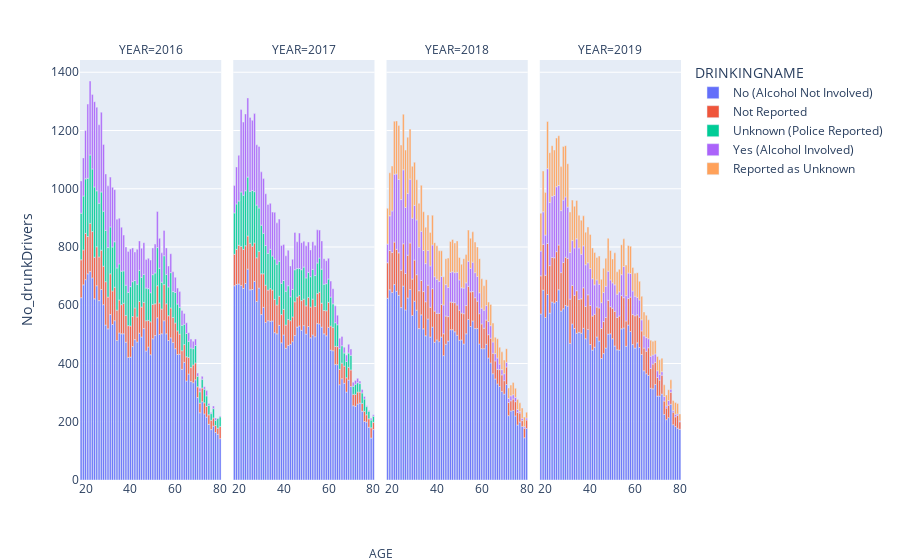

The notebook cell this image was saved under:
### Code cell
fig = px.bar(drunkDrivers_accidents, x='AGE', y='No_drunkDrivers', color='DRINKINGNAME', facet_col='YEAR')
fig.for_each_xaxis(lambda x: x.update({'title':''}))

fig.add_annotation(
    showarrow=False,
    xanchor='center',
    xref='paper',
    x=0.5,
    yref='paper',
    y=-0.2,
    text='AGE'
)
fig.show()

### Figure 1 — Plotly figure (JSON) as saved in the notebook; plotly's stock layout.template omitted (floating-point values rounded to 4 significant figures)
{"data": [{"alignmentgroup": "True", "hovertemplate": "DRINKINGNAME=No (Alcohol Not Involved)<br>YEAR=2016<br>AGE=%{x}<br>No_drunkDrivers=%{y}<extra></extra>", "legendgroup": "No (Alcohol Not Involved)", "marker": {"color": "#636efa", "pattern": {"shape": ""}}, "name": "No (Alcohol Not Involved)", "offsetgroup": "No (Alcohol Not Involved)", "orientation": "v", "showlegend": true, "textposition": "auto", "type": "bar", "x": [18, 19, 20, 21, 22, 23, 24, 25, 26, 27, 28, 29, 30, 31, 32, 33, 34, 35, 36, 37, 38, 39, 40, 41, 42, 43, 44, 45, 46, 47, 48, 49, 50, 51, 52, 53, 54, 55, 56, 57, 58, 59, 60, 61, 62, 63, 64, 65, 66, 67, 68, 69, 70, 71, 72, 73, 74, 75, 76, 77, 78, 79, 80], "xaxis": "x", "y": [626, 670, 688, 708, 716, 694, 622, 667, 616, 654, 602, 532, 519, 568, 534, 547, 479, 505, 502, 502, 473, 421, 422, 458, 482, 474, 504, 491, 520, 443, 457, 430, 485, 496, 557, 500, 502, 547, 502, 479, 488, 472, 451, 431, 432, 380, 404, 340, 364, 338, 334, 344, 283, 231, 269, 227, 216, 191, 173, 185, 163, 157, 142], "yaxis": "y"}, {"alignmentgroup": "True", "hovertemplate": "DRINKINGNAME=No (Alcohol Not Involved)<br>YEAR=2017<br>AGE=%{x}<br>No_drunkDrivers=%{y}<extra></extra>", "legendgroup": "No (Alcohol Not Involved)", "marker": {"color": "#636efa", "pattern": {"shape": ""}}, "name": "No (Alcohol Not Involved)", "offsetgroup": "No (Alcohol Not Involved)", "orientation": "v", "showlegend": false, "textposition": "auto", "type": "bar", "x": [18, 19, 20, 21, 22, 23, 24, 25, 26, 27, 28, 29, 30, 31, 32, 33, 34, 35, 36, 37, 38, 39, 40, 41, 42, 43, 44, 45, 46, 47, 48, 49, 50, 51, 52, 53, 54, 55, 56, 57, 58, 59, 60, 61, 62, 63, 64, 65, 66, 67, 68, 69, 70, 71, 72, 73, 74, 75, 76, 77, 78, 79, 80], "xaxis": "x2", "y": [667, 671, 673, 668, 658, 675, 724, 653, 654, 682, 613, 659, 568, 593, 541, 547, 545, 546, 506, 502, 531, 471, 498, 452, 462, 466, 475, 496, 525, 529, 514, 530, 501, 527, 488, 498, 492, 537, 536, 525, 502, 495, 524, 446, 444, 397, 396, 327, 348, 332, 302, 343, 321, 255, 253, 261, 264, 236, 201, 199, 181, 144, 173], "yaxis": "y2"}, {"alignmentgroup": "True", "hovertemplate": "DRINKINGNAME=No (Alcohol Not Involved)<br>YEAR=2018<br>AGE=%{x}<br>No_drunkDrivers=%{y}<extra></extra>", "legendgroup": "No (Alcohol Not Involved)", "marker": {"color": "#636efa", "pattern": {"shape": ""}}, "name": "No (Alcohol Not Involved)", "offsetgroup": "No (Alcohol Not Involved)", "orientation": "v", "showlegend": false, "textposition": "auto", "type": "bar", "x": [18, 19, 20, 21, 22, 23, 24, 25, 26, 27, 28, 29, 30, 31, 32, 33, 34, 35, 36, 37, 38, 39, 40, 41, 42, 43, 44, 45, 46, 47, 48, 49, 50, 51, 52, 53, 54, 55, 56, 57, 58, 59, 60, 61, 62, 63, 64, 65, 66, 67, 68, 69, 70, 71, 72, 73, 74, 75, 76, 77, 78, 79, 80], "xaxis": "x3", "y": [624, 653, 644, 671, 648, 634, 592, 666, 584, 625, 654, 565, 614, 583, 520, 567, 519, 495, 553, 491, 525, 473, 481, 475, 491, 427, 466, 477, 516, 516, 509, 497, 480, 481, 467, 502, 551, 527, 546, 520, 520, 467, 451, 451, 466, 419, 402, 365, 347, 330, 321, 304, 295, 328, 221, 237, 239, 220, 189, 199, 184, 145, 177], "yaxis": "y3"}, {"alignmentgroup": "True", "hovertemplate": "DRINKINGNAME=No (Alcohol Not Involved)<br>YEAR=2019<br>AGE=%{x}<br>No_drunkDrivers=%{y}<extra></extra>", "legendgroup": "No (Alcohol Not Involved)", "marker": {"color": "#636efa", "pattern": {"shape": ""}}, "name": "No (Alcohol Not Involved)", "offsetgroup": "No (Alcohol Not Involved)", "orientation": "v", "showlegend": false, "textposition": "auto", "type": "bar", "x": [18, 19, 20, 21, 22, 23, 24, 25, 26, 27, 28, 29, 30, 31, 32, 33, 34, 35, 36, 37, 38, 39, 40, 41, 42, 43, 44, 45, 46, 47, 48, 49, 50, 51, 52, 53, 54, 55, 56, 57, 58, 59, 60, 61, 62, 63, 64, 65, 66, 67, 68, 69, 70, 71, 72, 73, 74, 75, 76, 77, 78, 79, 80], "xaxis": "x4", "y": [570, 652, 558, 637, 573, 611, 608, 613, 653, 580, 588, 599, 597, 469, 536, 520, 504, 507, 504, 521, 485, 517, 465, 446, 456, 491, 477, 417, 434, 453, 501, 502, 485, 460, 447, 446, 519, 522, 459, 532, 510, 465, 453, 471, 455, 431, 375, 365, 359, 315, 313, 328, 288, 288, 295, 225, 207, 214, 260, 190, 184, 178, 174], "yaxis": "y4"}, {"alignmentgroup": "True", "hovertemplate": "DRINKINGNAME=Not Reported<br>YEAR=2016<br>AGE=%{x}<br>No_drunkDrivers=%{y}<extra></extra>", "legendgroup": "Not Reported", "marker": {"color": "#EF553B", "pattern": {"shape": ""}}, "name": "Not Reported", "offsetgroup": "Not Reported", "orientation": "v", "showlegend": true, "textposition": "auto", "type": "bar", "x": [18, 19, 20, 21, 22, 23, 24, 25, 26, 27, 28, 29, 30, 31, 32, 33, 34, 35, 36, 37, 38, 39, 40, 41, 42, 43, 44, 45, 46, 47, 48, 49, 50, 51, 52, 53, 54, 55, 56, 57, 58, 59, 60, 61, 62, 63, 64, 65, 66, 67, 68, 69, 70, 71, 72, 73, 74, 75, 76, 77, 78, 79, 80], "xaxis": "x", "y": [130, 120, 159, 128, 165, 159, 143, 134, 150, 135, 132, 149, 109, 140, 115, 115, 104, 113, 100, 105, 92, 109, 107, 103, 109, 86, 109, 103, 90, 104, 91, 113, 118, 109, 110, 108, 85, 124, 103, 85, 103, 86, 88, 81, 69, 64, 61, 83, 57, 48, 61, 58, 37, 33, 47, 38, 37, 33, 32, 28, 24, 21, 42], "yaxis": "y"}, {"alignmentgroup": "True", "hovertemplate": "DRINKINGNAME=Not Reported<br>YEAR=2017<br>AGE=%{x}<br>No_drunkDrivers=%{y}<extra></extra>", "legendgroup": "Not Reported", "marker": {"color": "#EF553B", "pattern": {"shape": ""}}, "name": "Not Reported", "offsetgroup": "Not Reported", "orientation": "v", "showlegend": false, "textposition": "auto", "type": "bar", "x": [18, 19, 20, 21, 22, 23, 24, 25, 26, 27, 28, 29, 30, 31, 32, 33, 34, 35, 36, 37, 38, 39, 40, 41, 42, 43, 44, 45, 46, 47, 48, 49, 50, 51, 52, 53, 54, 55, 56, 57, 58, 59, 60, 61, 62, 63, 64, 65, 66, 67, 68, 69, 70, 71, 72, 73, 74, 75, 76, 77, 78, 79, 80], "xaxis": "x2", "y": [108, 121, 133, 134, 134, 129, 114, 160, 149, 132, 150, 126, 140, 115, 128, 105, 112, 106, 114, 99, 100, 97, 88, 80, 89, 81, 85, 116, 103, 104, 102, 91, 97, 100, 106, 123, 104, 103, 109, 82, 80, 86, 86, 83, 80, 62, 62, 53, 53, 59, 49, 44, 57, 39, 41, 41, 38, 27, 35, 25, 29, 35, 25], "yaxis": "y2"}, {"alignmentgroup": "True", "hovertemplate": "DRINKINGNAME=Not Reported<br>YEAR=2018<br>AGE=%{x}<br>No_drunkDrivers=%{y}<extra></extra>", "legendgroup": "Not Reported", "marker": {"color": "#EF553B", "pattern": {"shape": ""}}, "name": "Not Reported", "offsetgroup": "Not Reported", "orientation": "v", "showlegend": false, "textposition": "auto", "type": "bar", "x": [18, 19, 20, 21, 22, 23, 24, 25, 26, 27, 28, 29, 30, 31, 32, 33, 34, 35, 36, 37, 38, 39, 40, 41, 42, 43, 44, 45, 46, 47, 48, 49, 50, 51, 52, 53, 54, 55, 56, 57, 58, 59, 60, 61, 62, 63, 64, 65, 66, 67, 68, 69, 70, 71, 72, 73, 74, 75, 76, 77, 78, 79, 80], "xaxis": "x3", "y": [122, 135, 137, 146, 144, 146, 128, 145, 125, 147, 160, 125, 141, 122, 130, 118, 128, 117, 116, 102, 132, 107, 91, 97, 112, 75, 97, 84, 95, 94, 100, 104, 103, 92, 104, 97, 114, 119, 101, 106, 94, 104, 85, 70, 83, 80, 85, 70, 62, 50, 58, 57, 46, 60, 45, 35, 39, 49, 43, 31, 20, 33, 29], "yaxis": "y3"}, {"alignmentgroup": "True", "hovertemplate": "DRINKINGNAME=Not Reported<br>YEAR=2019<br>AGE=%{x}<br>No_drunkDrivers=%{y}<extra></extra>", "legendgroup": "Not Reported", "marker": {"color": "#EF553B", "pattern": {"shape": ""}}, "name": "Not Reported", "offsetgroup": "Not Reported", "orientation": "v", "showlegend": false, "textposition": "auto", "type": "bar", "x": [18, 19, 20, 21, 22, 23, 24, 25, 26, 27, 28, 29, 30, 31, 32, 33, 34, 35, 36, 37, 38, 39, 40, 41, 42, 43, 44, 45, 46, 47, 48, 49, 50, 51, 52, 53, 54, 55, 56, 57, 58, 59, 60, 61, 62, 63, 64, 65, 66, 67, 68, 69, 70, 71, 72, 73, 74, 75, 76, 77, 78, 79, 80], "xaxis": "x4", "y": [131, 157, 145, 175, 163, 153, 155, 171, 154, 132, 159, 166, 164, 152, 132, 114, 146, 113, 118, 139, 111, 119, 134, 117, 113, 103, 114, 103, 110, 105, 116, 93, 105, 119, 111, 117, 114, 104, 87, 91, 118, 103, 111, 96, 104, 81, 78, 77, 95, 68, 85, 76, 64, 55, 65, 46, 40, 43, 41, 43, 33, 44, 26], "yaxis": "y4"}, {"alignmentgroup": "True", "hovertemplate": "DRINKINGNAME=Unknown (Police Reported)<br>YEAR=2016<br>AGE=%{x}<br>No_drunkDrivers=%{y}<extra></extra>", "legendgroup": "Unknown (Police Reported)", "marker": {"color": "#00cc96", "pattern": {"shape": ""}}, "name": "Unknown (Police Reported)", "offsetgroup": "Unknown (Police Reported)", "orientation": "v", "showlegend": true, "textposition": "auto", "type": "bar", "x": [18, 19, 20, 21, 22, 23, 24, 25, 26, 27, 28, 29, 30, 31, 32, 33, 34, 35, 36, 37, 38, 39, 40, 41, 42, 43, 44, 45, 46, 47, 48, 49, 50, 51, 52, 53, 54, 55, 56, 57, 58, 59, 60, 61, 62, 63, 64, 65, 66, 67, 68, 69, 70, 71, 72, 73, 74, 75, 76, 77, 78, 79, 80], "xaxis": "x", "y": [160, 185, 187, 200, 235, 215, 241, 192, 184, 200, 189, 176, 170, 161, 151, 156, 145, 124, 115, 111, 104, 114, 135, 120, 94, 112, 107, 102, 96, 112, 109, 100, 102, 106, 131, 119, 92, 99, 101, 99, 121, 89, 105, 92, 92, 87, 70, 80, 55, 67, 56, 60, 36, 39, 30, 47, 36, 32, 23, 32, 18, 34, 33], "yaxis": "y"}, {"alignmentgroup": "True", "hovertemplate": "DRINKINGNAME=Unknown (Police Reported)<br>YEAR=2017<br>AGE=%{x}<br>No_drunkDrivers=%{y}<extra></extra>", "legendgroup": "Unknown (Police Reported)", "marker": {"color": "#00cc96", "pattern": {"shape": ""}}, "name": "Unknown (Police Reported)", "offsetgroup": "Unknown (Police Reported)", "orientation": "v", "showlegend": false, "textposition": "auto", "type": "bar", "x": [18, 19, 20, 21, 22, 23, 24, 25, 26, 27, 28, 29, 30, 31, 32, 33, 34, 35, 36, 37, 38, 39, 40, 41, 42, 43, 44, 45, 46, 47, 48, 49, 50, 51, 52, 53, 54, 55, 56, 57, 58, 59, 60, 61, 62, 63, 64, 65, 66, 67, 68, 69, 70, 71, 72, 73, 74, 75, 76, 77, 78, 79, 80], "xaxis": "x2", "y": [142, 156, 152, 187, 186, 189, 202, 178, 191, 176, 181, 149, 167, 139, 136, 126, 135, 117, 139, 140, 120, 107, 99, 116, 116, 82, 94, 110, 98, 93, 106, 110, 96, 86, 104, 102, 106, 105, 117, 117, 90, 93, 80, 99, 81, 81, 75, 71, 60, 45, 56, 49, 50, 28, 35, 32, 29, 36, 42, 28, 26, 27, 21], "yaxis": "y2"}, {"alignmentgroup": "True", "hovertemplate": "DRINKINGNAME=Yes (Alcohol Involved)<br>YEAR=2016<br>AGE=%{x}<br>No_drunkDrivers=%{y}<extra></extra>", "legendgroup": "Yes (Alcohol Involved)", "marker": {"color": "#ab63fa", "pattern": {"shape": ""}}, "name": "Yes (Alcohol Involved)", "offsetgroup": "Yes (Alcohol Involved)", "orientation": "v", "showlegend": true, "textposition": "auto", "type": "bar", "x": [18, 19, 20, 21, 22, 23, 24, 25, 26, 27, 28, 29, 30, 31, 32, 33, 34, 35, 36, 37, 38, 39, 40, 41, 42, 43, 44, 45, 46, 47, 48, 49, 50, 51, 52, 53, 54, 55, 56, 57, 58, 59, 60, 61, 62, 63, 64, 65, 66, 67, 68, 69, 70, 71, 72, 73, 74, 75, 76, 77, 78, 79, 80], "xaxis": "x", "y": [111, 131, 166, 255, 254, 256, 293, 287, 270, 274, 229, 194, 212, 171, 205, 179, 167, 157, 151, 123, 131, 141, 129, 116, 98, 120, 101, 100, 109, 98, 104, 112, 92, 99, 124, 103, 101, 87, 91, 72, 65, 68, 52, 55, 54, 51, 37, 37, 30, 31, 25, 22, 11, 12, 10, 8, 18, 7, 4, 9, 8, 1, 3], "yaxis": "y"}, {"alignmentgroup": "True", "hovertemplate": "DRINKINGNAME=Yes (Alcohol Involved)<br>YEAR=2017<br>AGE=%{x}<br>No_drunkDrivers=%{y}<extra></extra>", "legendgroup": "Yes (Alcohol Involved)", "marker": {"color": "#ab63fa", "pattern": {"shape": ""}}, "name": "Yes (Alcohol Involved)", "offsetgroup": "Yes (Alcohol Involved)", "orientation": "v", "showlegend": false, "textposition": "auto", "type": "bar", "x": [18, 19, 20, 21, 22, 23, 24, 25, 26, 27, 28, 29, 30, 31, 32, 33, 34, 35, 36, 37, 38, 39, 40, 41, 42, 43, 44, 45, 46, 47, 48, 49, 50, 51, 52, 53, 54, 55, 56, 57, 58, 59, 60, 61, 62, 63, 64, 65, 66, 67, 68, 69, 70, 71, 72, 73, 74, 75, 76, 77, 78, 79, 80], "xaxis": "x2", "y": [94, 127, 157, 283, 251, 264, 272, 254, 241, 268, 207, 211, 183, 188, 178, 168, 158, 151, 160, 142, 145, 130, 124, 122, 122, 106, 104, 128, 92, 122, 93, 89, 110, 104, 92, 95, 104, 114, 96, 97, 88, 79, 71, 55, 52, 58, 33, 36, 32, 20, 22, 30, 22, 14, 13, 15, 9, 12, 9, 3, 3, 6, 5], "yaxis": "y2"}, {"alignmentgroup": "True", "hovertemplate": "DRINKINGNAME=Yes (Alcohol Involved)<br>YEAR=2018<br>AGE=%{x}<br>No_drunkDrivers=%{y}<extra></extra>", "legendgroup": "Yes (Alcohol Involved)", "marker": {"color": "#ab63fa", "pattern": {"shape": ""}}, "name": "Yes (Alcohol Involved)", "offsetgroup": "Yes (Alcohol Involved)", "orientation": "v", "showlegend": false, "textposition": "auto", "type": "bar", "x": [18, 19, 20, 21, 22, 23, 24, 25, 26, 27, 28, 29, 30, 31, 32, 33, 34, 35, 36, 37, 38, 39, 40, 41, 42, 43, 44, 45, 46, 47, 48, 49, 50, 51, 52, 53, 54, 55, 56, 57, 58, 59, 60, 61, 62, 63, 64, 65, 66, 67, 68, 69, 70, 71, 72, 73, 74, 75, 76, 77, 78, 79, 80], "xaxis": "x3", "y": [64, 119, 143, 233, 259, 252, 243, 254, 227, 212, 219, 209, 188, 188, 149, 169, 141, 131, 119, 142, 150, 118, 117, 110, 96, 99, 108, 100, 102, 105, 103, 112, 104, 87, 88, 78, 86, 81, 101, 86, 85, 72, 54, 62, 50, 45, 43, 39, 25, 39, 19, 18, 24, 16, 14, 17, 15, 15, 10, 5, 8, 5, 7], "yaxis": "y3"}, {"alignmentgroup": "True", "hovertemplate": "DRINKINGNAME=Yes (Alcohol Involved)<br>YEAR=2019<br>AGE=%{x}<br>No_drunkDrivers=%{y}<extra></extra>", "legendgroup": "Yes (Alcohol Involved)", "marker": {"color": "#ab63fa", "pattern": {"shape": ""}}, "name": "Yes (Alcohol Involved)", "offsetgroup": "Yes (Alcohol Involved)", "orientation": "v", "showlegend": false, "textposition": "auto", "type": "bar", "x": [18, 19, 20, 21, 22, 23, 24, 25, 26, 27, 28, 29, 30, 31, 32, 33, 34, 35, 36, 37, 38, 39, 40, 41, 42, 43, 44, 45, 46, 47, 48, 49, 50, 51, 52, 53, 54, 55, 56, 57, 58, 59, 60, 61, 62, 63, 64, 65, 66, 67, 68, 69, 70, 71, 72, 73, 74, 75, 76, 77, 78, 79, 80], "xaxis": "x4", "y": [85, 112, 138, 257, 217, 210, 214, 223, 204, 213, 214, 207, 176, 160, 154, 163, 178, 177, 153, 144, 143, 110, 127, 128, 101, 93, 81, 89, 100, 107, 100, 92, 87, 91, 80, 83, 72, 107, 87, 88, 81, 81, 67, 60, 59, 38, 42, 47, 31, 42, 31, 29, 23, 20, 12, 16, 7, 16, 11, 6, 9, 5, 3], "yaxis": "y4"}, {"alignmentgroup": "True", "hovertemplate": "DRINKINGNAME=Reported as Unknown<br>YEAR=2018<br>AGE=%{x}<br>No_drunkDrivers=%{y}<extra></extra>", "legendgroup": "Reported as Unknown", "marker": {"color": "#FFA15A", "pattern": {"shape": ""}}, "name": "Reported as Unknown", "offsetgroup": "Reported as Unknown", "orientation": "v", "showlegend": true, "textposition": "auto", "type": "bar", "x": [18, 19, 20, 21, 22, 23, 24, 25, 26, 27, 28, 29, 30, 31, 32, 33, 34, 35, 36, 37, 38, 39, 40, 41, 42, 43, 44, 45, 46, 47, 48, 49, 50, 51, 52, 53, 54, 55, 56, 57, 58, 59, 60, 61, 62, 63, 64, 65, 66, 67, 68, 69, 70, 71, 72, 73, 74, 75, 76, 77, 78, 79, 80], "xaxis": "x3", "y": [123, 148, 154, 182, 182, 185, 187, 191, 197, 193, 172, 178, 148, 138, 151, 158, 133, 125, 122, 115, 102, 117, 115, 105, 88, 97, 89, 101, 106, 111, 102, 108, 77, 81, 101, 97, 107, 103, 104, 105, 101, 117, 101, 84, 89, 67, 73, 65, 56, 66, 58, 61, 47, 47, 36, 37, 42, 31, 34, 30, 35, 33, 20], "yaxis": "y3"}, {"alignmentgroup": "True", "hovertemplate": "DRINKINGNAME=Reported as Unknown<br>YEAR=2019<br>AGE=%{x}<br>No_drunkDrivers=%{y}<extra></extra>", "legendgroup": "Reported as Unknown", "marker": {"color": "#FFA15A", "pattern": {"shape": ""}}, "name": "Reported as Unknown", "offsetgroup": "Reported as Unknown", "orientation": "v", "showlegend": false, "textposition": "auto", "type": "bar", "x": [18, 19, 20, 21, 22, 23, 24, 25, 26, 27, 28, 29, 30, 31, 32, 33, 34, 35, 36, 37, 38, 39, 40, 41, 42, 43, 44, 45, 46, 47, 48, 49, 50, 51, 52, 53, 54, 55, 56, 57, 58, 59, 60, 61, 62, 63, 64, 65, 66, 67, 68, 69, 70, 71, 72, 73, 74, 75, 76, 77, 78, 79, 80], "xaxis": "x4", "y": [130, 140, 146, 162, 171, 174, 156, 167, 171, 151, 184, 176, 149, 139, 139, 143, 132, 112, 117, 103, 112, 123, 117, 106, 111, 77, 97, 80, 83, 96, 113, 101, 82, 110, 77, 78, 103, 95, 105, 94, 94, 81, 79, 85, 64, 81, 82, 77, 65, 55, 47, 46, 49, 50, 46, 40, 38, 37, 32, 34, 40, 36, 24], "yaxis": "y4"}], "layout": {"annotations": [{"showarrow": false, "text": "YEAR=2016", "x": 0.1175, "xanchor": "center", "xref": "paper", "y": 1, "yanchor": "bottom", "yref": "paper"}, {"showarrow": false, "text": "YEAR=2017", "x": 0.3725, "xanchor": "center", "xref": "paper", "y": 1, "yanchor": "bottom", "yref": "paper"}, {"showarrow": false, "text": "YEAR=2018", "x": 0.6275, "xanchor": "center", "xref": "paper", "y": 1, "yanchor": "bottom", "yref": "paper"}, {"showarrow": false, "text": "YEAR=2019", "x": 0.8825, "xanchor": "center", "xref": "paper", "y": 1, "yanchor": "bottom", "yref": "paper"}, {"showarrow": false, "text": "AGE", "x": 0.5, "xanchor": "center", "xref": "paper", "y": -0.2, "yref": "paper"}], "barmode": "relative", "legend": {"title": {"text": "DRINKINGNAME"}, "tracegroupgap": 0}, "margin": {"t": 60}, "xaxis": {"anchor": "y", "domain": [0, 0.235], "title": {"text": ""}}, "xaxis2": {"anchor": "y2", "domain": [0.255, 0.49], "matches": "x", "title": {"text": ""}}, "xaxis3": {"anchor": "y3", "domain": [0.51, 0.745], "matches": "x", "title": {"text": ""}}, "xaxis4": {"anchor": "y4", "domain": [0.765, 1.0], "matches": "x", "title": {"text": ""}}, "yaxis": {"anchor": "x", "domain": [0, 1], "title": {"text": "No_drunkDrivers"}}, "yaxis2": {"anchor": "x2", "domain": [0, 1], "matches": "y", "showticklabels": false}, "yaxis3": {"anchor": "x3", "domain": [0, 1], "matches": "y", "showticklabels": false}, "yaxis4": {"anchor": "x4", "domain": [0, 1], "matches": "y", "showticklabels": false}}}
